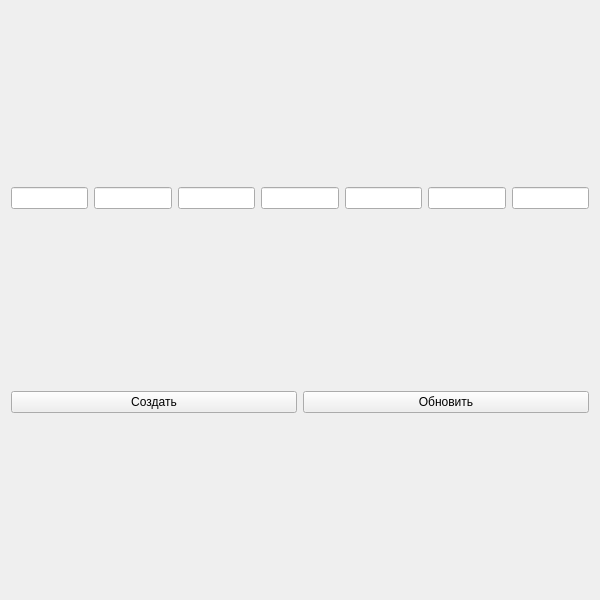
<?xml version="1.0" encoding="UTF-8"?>
<ui version="4.0">
 <class>Form</class>
 <widget class="QWidget" name="Form">
  <property name="geometry">
   <rect>
    <x>0</x>
    <y>0</y>
    <width>600</width>
    <height>600</height>
   </rect>
  </property>
  <property name="windowTitle">
   <string>Form</string>
  </property>
  <layout class="QGridLayout" name="gridLayout_2">
   <item row="0" column="0">
    <layout class="QGridLayout" name="gridLayout">
     <item row="0" column="5">
      <widget class="QLineEdit" name="lineEdit_6"/>
     </item>
     <item row="0" column="0">
      <widget class="QLineEdit" name="lineEdit"/>
     </item>
     <item row="0" column="3">
      <widget class="QLineEdit" name="lineEdit_4"/>
     </item>
     <item row="0" column="2">
      <widget class="QLineEdit" name="lineEdit_3"/>
     </item>
     <item row="0" column="1">
      <widget class="QLineEdit" name="lineEdit_2"/>
     </item>
     <item row="0" column="4">
      <widget class="QLineEdit" name="lineEdit_5"/>
     </item>
     <item row="0" column="6">
      <widget class="QLineEdit" name="lineEdit_7"/>
     </item>
    </layout>
   </item>
   <item row="1" column="0">
    <layout class="QHBoxLayout" name="horizontalLayout">
     <item>
      <widget class="QPushButton" name="pushButton">
       <property name="text">
        <string>Создать</string>
       </property>
      </widget>
     </item>
     <item>
      <widget class="QPushButton" name="pushButton_2">
       <property name="text">
        <string>Обновить</string>
       </property>
      </widget>
     </item>
    </layout>
   </item>
  </layout>
 </widget>
 <resources/>
 <connections/>
</ui>
